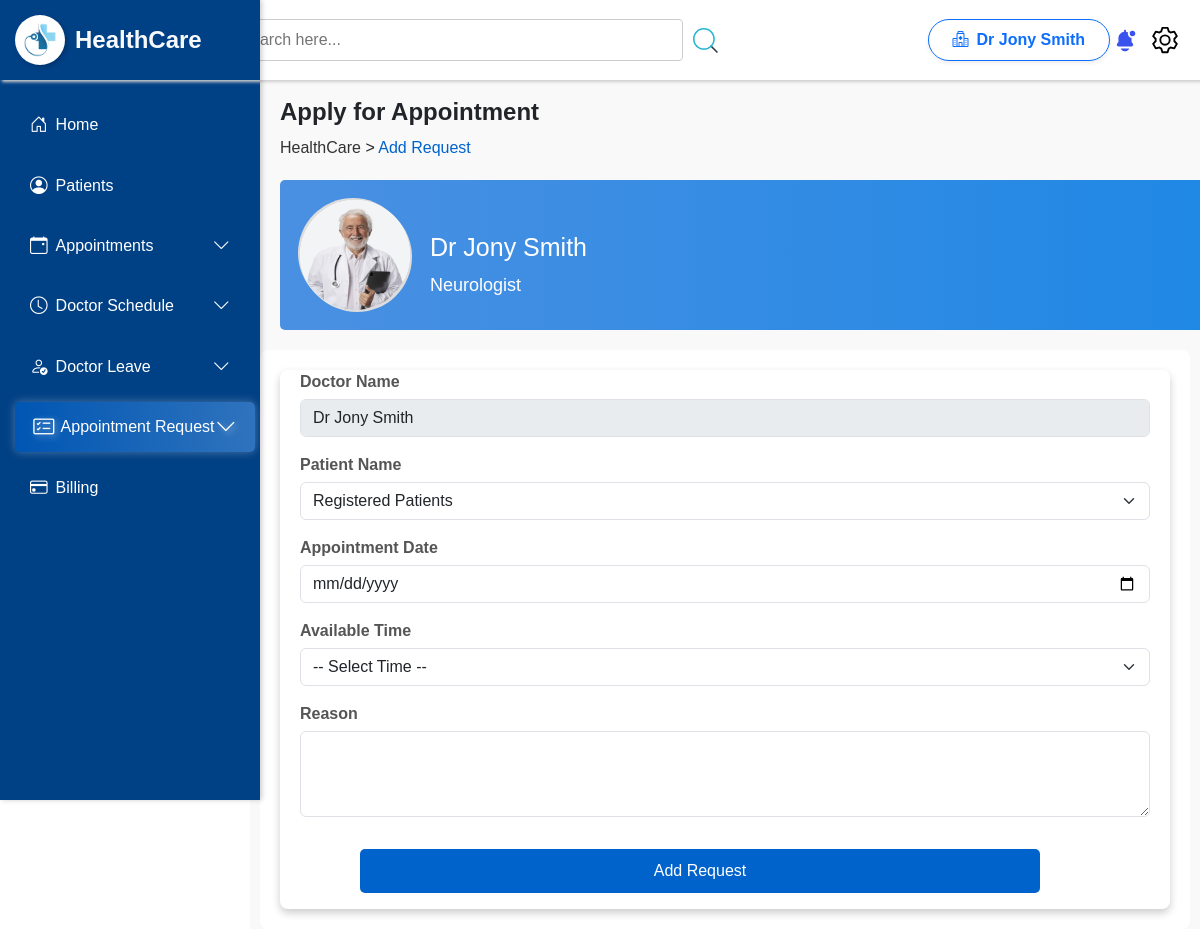
The app's page /Healthcare_manage/doctor/addrequest.php (signed in) with its own data.
### tables this page shows
CREATE TABLE `doctors` (
  `doctor_id` int(5) NOT NULL,
  `doctor_name` varchar(50) NOT NULL,
  `specilization` varchar(100) NOT NULL,
  `consultancy_fee` decimal(5,0) NOT NULL,
  `dob` date NOT NULL,
  `gender` varchar(50) NOT NULL,
  `address` varchar(255) NOT NULL,
  `email` varchar(255) NOT NULL,
  `contact` decimal(10,0) NOT NULL,
  `username` varchar(50) NOT NULL,
  `password` varchar(255) NOT NULL,
  `photo` varchar(255) NOT NULL,
  `status` varchar(50) NOT NULL DEFAULT 'Active',
  `create_at` datetime NOT NULL DEFAULT current_timestamp()
);

### Healthcare_manage/doctor/addrequest.php (the view, shortened to what this page needs)
<!DOCTYPE html>
<html lang="en">
<head>
    <link rel="stylesheet" href="./style/addrequest.css">
    <link href="https://cdn.jsdelivr.net/npm/bootstrap@5.3.3/dist/css/bootstrap.min.css" rel="stylesheet"
>
    <link rel="stylesheet" href="https://cdn.jsdelivr.net/npm/bootstrap-icons/font/bootstrap-icons.css">
</head>
<body>
    <?php include_once("./Navbar.php");
    include_once("./admin_header.php"); ?>
    <div class="content">
        <div class="header-list">
            <div class="left pt-4">
                <h4 class="fw-bold">Apply for Appointment</h4>
                <p style="margin-top:10px;"><a href="./Dashboard.php">HealthCare</a> > <span>Add Request</span></p>
            </div>
        </div>
        <div class="profile-header">
            <div class="profile-content">
                <div class="profile-image">
                    <img src="./../assets/doctorphotos/<?php echo $doctor["photo"] ?>" alt="Admin">
                </div>
                <div class="profile-details">
                    <h2><?php echo $doctor["doctor_name"] ?></h2>
                    <p><?php echo $doctor["specilization"] ?></p>
                </div>
            </div>
        </div>
        <div class="container">
            <div class="form-container">
                <form action="./TaskAlerts.php" onsubmit="return validationForm()" method="post">
                    <div class="form-group">
                        <label>Doctor Name</label>
                        <input type="text" class="form-control" value="<?= $doctor["doctor_name"] ?>" disabled>
                    </div>
                    <div class="form-group pt-3">
                        <label>Patient Name</label>
                        <select class="form-select" name="patient_name" id="patient_name">
                            <option>Registered Patients</option>
                        </select>
                    </div>
                    <div class="form-group pt-3">
                        <label for="dt">Appointment Date</label>
                        <input type="date" id="dt" name="dt" class="form-control">
                    </div>
                    <div class="form-group pt-3">
                        <label for="time">Available Time</label>
                        <select class="form-select" name="appointment_time" id="timeSlots">
                            <option value="select">-- Select Time --</option>
                        </select>
                    </div>
                    <div class="form-group pt-3">
                        <label>Reason</label>
                        <textarea class="form-control" id="reason" name="reason" rows="3"></textarea>
                    </div>
                    <div class="form-group pt-3">
                        <button type="submit" name="save" class="btn btn-primary">Add Request</button>
                    </div>
            </div>
        </div>
    </div>
</body>
</html>

### Healthcare_manage/doctor/admin_header.php (shortened to what this page needs)
<?php
$conn = connection();
$duname = $_SESSION['doctor'];
$query2 = mysqli_query($conn, "SELECT * FROM doctors where username='$duname'");
$doctor = mysqli_fetch_assoc($query2);
?>
<!DOCTYPE html>
<html lang="en">
<head>
</head>
<body>
    <div class="box">
        <div class="search-container">
            <input type="search" class="search-bar" id="search-bar" placeholder="Search here...">
            <img src="./../assets/images/search.svg" height="25" id="search-button">
        </div>
        <div class="d-flex align-items-center">
            <a class="btn btn-outline-primary d-flex align-items-center px-4 py-2 rounded-pill shadow-sm fw-bold">
                <i class="bi bi-hospital me-2"></i>
                <span><?= $doctor["doctor_name"] ?></span>
            </a>
        </div>
        <div class="icons">
            <img src="./../assets/images/notification.svg" alt="Notification" class="icon" id="notification">
            <img src="./../assets/images/setting.svg" alt="Settings" class="icon" id="setting">
        </div>
    </div>
</body>
</html>

### Healthcare_manage/doctor/style/addrequest.css (style rules this page uses)
.content { margin-left: 250px; padding: 0 10px; overflow: hidden; background-color: #f9f9f9; }
.header-list { height: 10vh; width: 100%; display: flex; align-items: center; justify-content: space-between; padding: 50px 10px; }
.left { align-items: center; flex-grow: 1; padding: 10px; }
.left a { text-decoration: none; color: #333; }
.left span { color: #0063cc; }
.profile-header { background: linear-gradient(to right, #4A90E2, #1E88E5); height: auto; width: 79vw; align-items: center; justify-content: center; border-radius: 5px; color: black; padding: 20px; margin: 0 20px 20px 20px; }
.profile-content { display: flex; align-items: center; gap: 20px; flex-wrap: wrap; }
.profile-image { border-radius: 50%; box-shadow: 2px 2px 0px #ddd, -2px -2px 0px #ddd; background-color: #fff; }
.profile-image img { height: 110px; width: 110px; border-radius: 50%; }
.profile-details { margin-top: 20px; flex: 1; }
.profile-details h2 { font-size: 25px; margin: 0; color: #fff; }
.profile-details p { margin: 10px 0 0; font-size: 18px; color: #fff; }
.content .container { height: auto; width: 100%; padding: 20px; border-radius: 8px; background: #fff; }
.form-container { padding: 0 20px; border-radius: 8px; box-shadow: 0 4px 8px rgba(0, 0, 0, 0.2); width: 100%; }
.form-group label { display: block; margin-bottom: 5px; font-weight: bold; color: #555; }
.form-group button { background-color: #0063cc; color: white; padding: 10px 15px; border: none; border-radius: 5px; cursor: pointer; font-size: 16px; width: 80%; margin: 2vh 5vw; transition: all ease 0.3s; }

### Healthcare_manage/doctor/style/Navbar.css (style rules this page uses)
* { margin: 0; padding: 0; box-sizing: border-box; font-family: Arial, sans-serif; }

### Healthcare_manage/doctor/admin_header.php (style rules this page uses)
.box { width: 100%; display: flex; justify-content: center; align-items: center; padding: 0 20px; background-color: #fff; height: 10vh; box-shadow: 2px 2px 3px rgb(206, 206, 206); }
.search-container { height: 100%; width: 100%; display: flex; justify-content: center; align-items: center; flex: 1; gap: 10px; min-width: 280px; }
.search-container #search-button { border: none; cursor: pointer; }
.search-bar { width: 50%; padding: 8px 10px; font-size: 16px; border: 1px solid #ccc; border-radius: 4px; outline: none; }
.icons { height: 100%; display: flex; justify-content: space-around; align-items: center; gap: 10px; flex-shrink: 0; }
.icon { width: 30px; height: 30px; cursor: pointer; }
.box { position: sticky; top: 0; z-index: 1; }

### records on screen
doctors: doctor_name "Dr Jony Smith", photo (picture), specilization "Neurologist"
